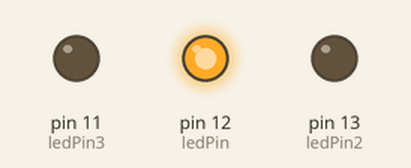
This sketch was run on a simulated Arduino Uno, built with avr-gcc and run on an emulated ATmega328P. Parts: output pins drawn as LEDs (lit = HIGH).

Above: at 0.2 s.
At 0.7 s:
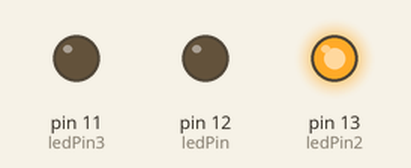
At 2.7 s:
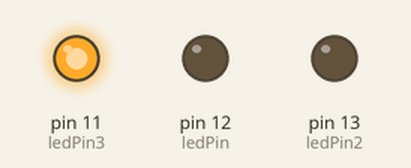
Timing chart, 0 to 3.5 s (numbered marks = the images above):
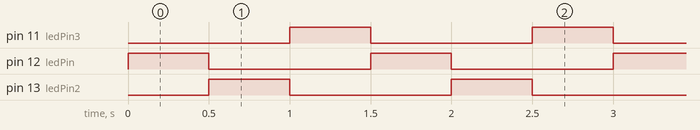

The sketch:

ledblink.ino
```cpp
int ledPin=12;
int ledPin2=13;
int ledPin3=11;
void setup() {
  // put your setup code here, to run once:
pinMode(12,OUTPUT);
pinMode(13,OUTPUT);
pinMode(11,OUTPUT);

}

void loop() {
  // put your main code here, to run repeatedly:
   digitalWrite(ledPin,HIGH);
   digitalWrite(ledPin2,LOW);
   digitalWrite(ledPin3,LOW);

  delay(500);
   digitalWrite(ledPin,LOW);
   digitalWrite(ledPin2,HIGH);
   digitalWrite(ledPin3,LOW);

  delay(500);
   digitalWrite(ledPin,LOW);
   digitalWrite(ledPin2,LOW);
   digitalWrite(ledPin3,HIGH);
    delay(500);

}
```

Measured:
- by itself, pin 11 (ledPin3), pin 12 (ledPin), pin 13 (ledPin2): alternates HIGH for 0.50 s and LOW for 1.0 s
- by itself, everything shown: repeats every 1.5 s, in 3 steps
